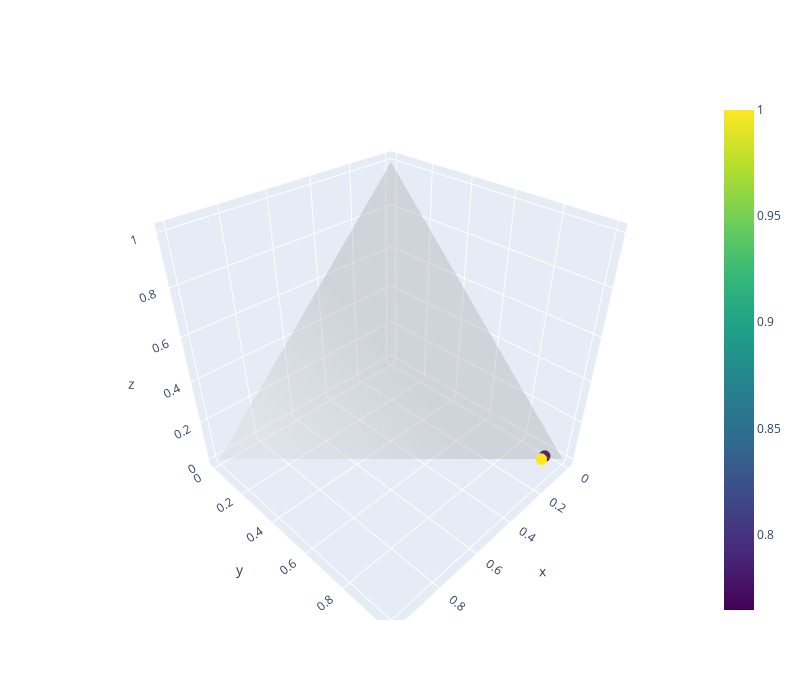

Notebook cell for this chart:
### Code cell
#STRATIFIED
fig = go.Figure(data=go.Scatter3d(mode = 'markers',
    x= SS_coords['TP'], 
    y= SS_coords['TN'], 
    z= SS_coords['FP'],
    marker=dict(
        size=4, #pallini per quelli assocaiti al threshold quindi in realtà
        color=SS_coords['MCC'],
        colorscale='Viridis',
        showscale=True
    ),
    line=dict(
        color='green',
        width=3
    ),
))

fig.update_layout(
    width=800,
    height=700,
    autosize=False
)




fig.add_trace(go.Figure(data=[
    go.Mesh3d(
        x=[0, 0, 0, 1], 
        y=[0, 0, 1, 0],
        z=[0, 1, 0, 0],

        color ='lightgrey',
        
        opacity = 0.2, #for transparency
        
        # i, j and k sono i vertici dei triangoli
        # here we represent the 4 triangles of the tetrahedron surface
        i=[0, 0, 0, 1],
        j=[1, 2, 3, 2],
        k=[2, 3, 1, 3],
        name='y',
        showscale=True
    )
]).data[0])



fig.show()

### Figure 1 — Plotly figure (JSON) as saved in the notebook; plotly's stock layout.template omitted (floating-point values rounded to 4 significant figures)
{"data": [{"line": {"color": "green", "width": 3}, "marker": {"color": [1, 1, 0.7645, 1, 1, 1, 1, 1, 1, 1], "colorscale": [[0, "#440154"], [0.1111, "#482878"], [0.2222, "#3e4989"], [0.3333, "#31688e"], [0.4444, "#26828e"], [0.5556, "#1f9e89"], [0.6667, "#35b779"], [0.7778, "#6ece58"], [0.8889, "#b5de2b"], [1, "#fde725"]], "showscale": true, "size": 4}, "mode": "markers", "type": "scatter3d", "x": [0.0625, 0.0625, 0.0375, 0.0625, 0.0625, 0.0625, 0.0625, 0.0625, 0.0625, 0.0625], "y": [0.9375, 0.9375, 0.9375, 0.9375, 0.9375, 0.9375, 0.9375, 0.9375, 0.9375, 0.9375], "z": [0, 0, 0, 0, 0, 0, 0, 0, 0, 0]}, {"color": "lightgrey", "i": [0, 0, 0, 1], "j": [1, 2, 3, 2], "k": [2, 3, 1, 3], "name": "y", "opacity": 0.2, "showscale": true, "type": "mesh3d", "x": [0, 0, 0, 1], "y": [0, 0, 1, 0], "z": [0, 1, 0, 0]}], "layout": {"autosize": false, "height": 700, "width": 800}}
